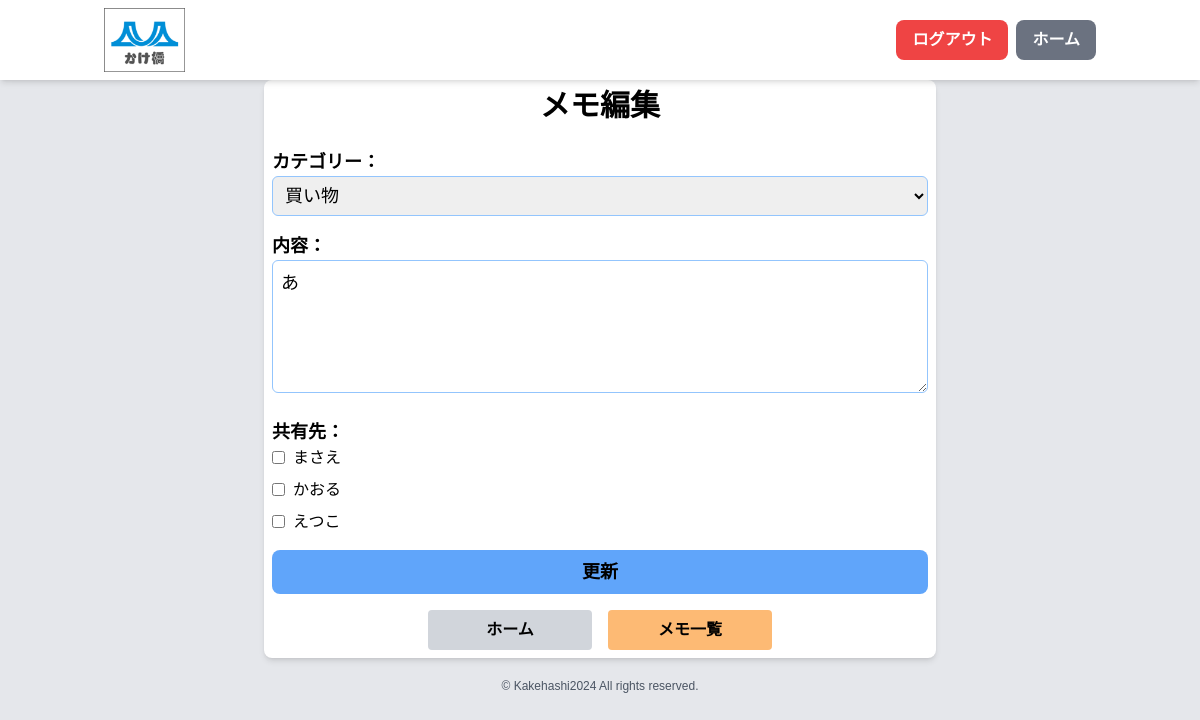
The app's page /memo_edit.php?id=13 (signed in) with its own data.
### tables this page shows
CREATE TABLE `memos` (
  `id` int(11) NOT NULL,
  `user_id` int(11) NOT NULL,
  `group_id` int(11) DEFAULT NULL,
  `category` enum('買い物','スケジュール','やること','その他') NOT NULL,
  `content` text NOT NULL,
  `is_private` tinyint(1) DEFAULT 0,
  `is_completed` tinyint(1) DEFAULT 0,
  `created_at` timestamp NOT NULL DEFAULT current_timestamp(),
  `updated_at` timestamp NOT NULL DEFAULT current_timestamp() ON UPDATE current_timestamp(),
  `importance` int(11) DEFAULT 3 COMMENT '重要度（1-5）',
  `due_date` date DEFAULT NULL COMMENT '期限日'
);

CREATE TABLE `users` (
  `id` int(11) NOT NULL,
  `username` varchar(255) NOT NULL,
  `email` varchar(255) DEFAULT NULL,
  `password` varchar(255) NOT NULL,
  `role` enum('admin','modify','view') NOT NULL,
  `created_at` timestamp NOT NULL DEFAULT current_timestamp(),
  `updated_at` timestamp NOT NULL DEFAULT current_timestamp() ON UPDATE current_timestamp()
);

### funcs.php (called while the page is built, shortened)
<?php
function h($str) {
    return htmlspecialchars($str, ENT_QUOTES, 'UTF-8');
}

### memo_edit.php (the view, shortened to what this page needs)
<?php
require_once 'funcs.php';
$pdo = db_conn();
$memo_id = $_GET['id'];
$stmt = $pdo->prepare("SELECT * FROM memos WHERE id = ? AND group_id = ?");
$stmt->execute([$memo_id, $_SESSION['group_id']]);
$memo = $stmt->fetch(PDO::FETCH_ASSOC);
$stmt = $pdo->prepare("SELECT user_id FROM memo_shares WHERE memo_id = ?");
$stmt->execute([$memo_id]);
$shared_with = $stmt->fetchAll(PDO::FETCH_COLUMN);
$stmt = $pdo->prepare("SELECT u.id, u.username FROM users u
                      JOIN group_members gm ON u.id = gm.user_id
                      WHERE gm.group_id = ? AND u.id != ?");
$stmt->execute([$_SESSION['group_id'], $_SESSION['user_id']]);
$group_members = $stmt->fetchAll(PDO::FETCH_ASSOC);
?>
<!DOCTYPE html>
<html lang="ja">
<head>
    <script src="https://cdn.tailwindcss.com"></script>
    <link rel="stylesheet" href="styles/main.css">
</head>
<body class="bg-gray-200">
<?php include 'header0.php'; ?>
    <div class="container mx-auto mt-20 p-2 bg-white rounded-lg shadow-md max-w-2xl">
        <h1 class="text-3xl font-bold mb-6 text-center">メモ編集</h1>
        <form method="POST" class="space-y-4">
            <div>
                <label for="category" class="block text-lg font-semibold">カテゴリー：</label>
                <select id="category" name="category" required class="w-full p-2 border rounded-md border-blue-300 focus:border-blue-500 focus:ring focus:ring-blue-200 focus:ring-opacity-50">
                    <option value="買い物" <?= ($memo['category'] == '買い物') ? 'selected' : '' ?>>買い物</option>
                </select>
            </div>
            <div>
                <label for="content" class="block text-lg font-semibold">内容：</label>
                <textarea id="content" name="content" required class="w-full p-2 border rounded-md border-blue-300 focus:border-blue-500 focus:ring focus:ring-blue-200 focus:ring-opacity-50" rows="4"><?= h($memo['content']) ?></textarea>
            </div>
            <div>
                <p class="text-lg font-semibold">共有先：</p>
                <div class="space-y-2 text-sm sm:text-base">
                    <?php foreach ($group_members as $member) : ?>
                        <label class="flex items-center">
                            <input type="checkbox" name="shared_with[]" value="<?= h($member['id']) ?>" <?= in_array($member['id'], $shared_with) ? 'checked' : '' ?> class="mr-2 rounded border-blue-300 text-blue-500 focus:ring-blue-200">
                            <span><?= h($member['username']) ?></span>
                        </label>
                    <?php endforeach; ?>
                </div>
            </div>
            <button type="submit" class="w-full bg-blue-400 hover:bg-blue-500 text-black font-bold px-4 py-2 rounded-lg text-lg text-center transition duration-300">更新</button>
        </form>
        <div class="flex justify-center mt-4 space-x-4">
    <a href="home.php" class="bg-gray-300 hover:bg-gray-400 text-black font-bold py-2 px-3 rounded text-center text-sm sm:text-base transition duration-300 w-1/4">
        ホーム
    </a>
    <a href="memo_view.php" class="bg-orange-300 hover:bg-orange-400 text-black font-bold py-2 px-3 rounded text-center text-sm sm:text-base transition duration-300 w-1/4">
        メモ一覧
    </a>
</div>
    </div>
</body>
<p class="copyright text-xs mt-5 text-gray-600 text-center pb-2">&copy; Kakehashi2024 All rights reserved.</p>
</html>

### styles/main.css (style rules this page uses)
body { font-family: 'Noto Sans JP', sans-serif; font-size: 18px; line-height: 1.6; }

### records on screen
memos: category "買い物", content "あ"
users: username "まさえ"
users: username "かおる"
users: username "えつこ"
